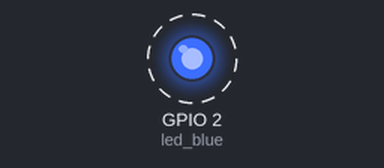
The program below on a simulated ESP32 board running MicroPython. Shown: output pins drawn as LEDs (lit = HIGH). Dashed ring = blinking. What the program prints to the serial console is not drawn.

Above: at 0.2 s.
Timing chart, 0 to 3.0 s (numbered marks = the images above):
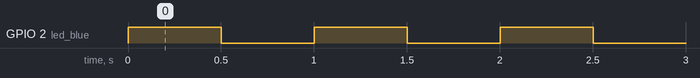

The program:

test.py
```python
import machine
import time
led_blue = machine.Pin(2, machine.Pin.OUT)
led_blue.value(1)
led_blue.value(0)
print("hello world")
for i in range(1,12):
    print(i)

# for i in range(0, 10):
while True:
    led_blue.value(1)
    time.sleep(0.5)
    led_blue.value(0)
    time.sleep(0.5)

print("hello again :)")
    
```

Measured:
- by itself, GPIO 2 (led_blue): alternates HIGH for 0.50 s and LOW for 0.50 s
